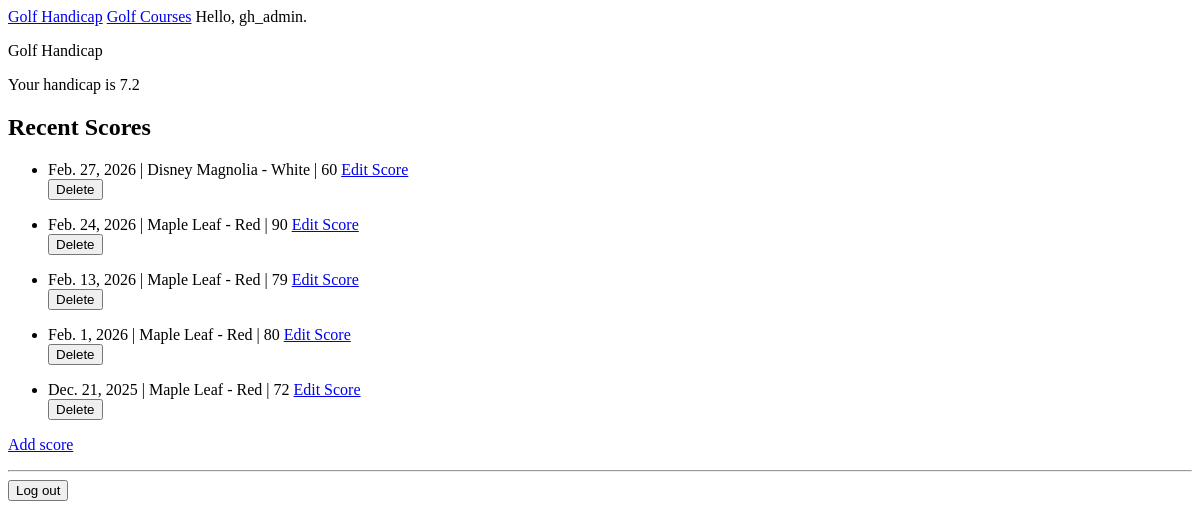
The app's page / (signed in), older data.
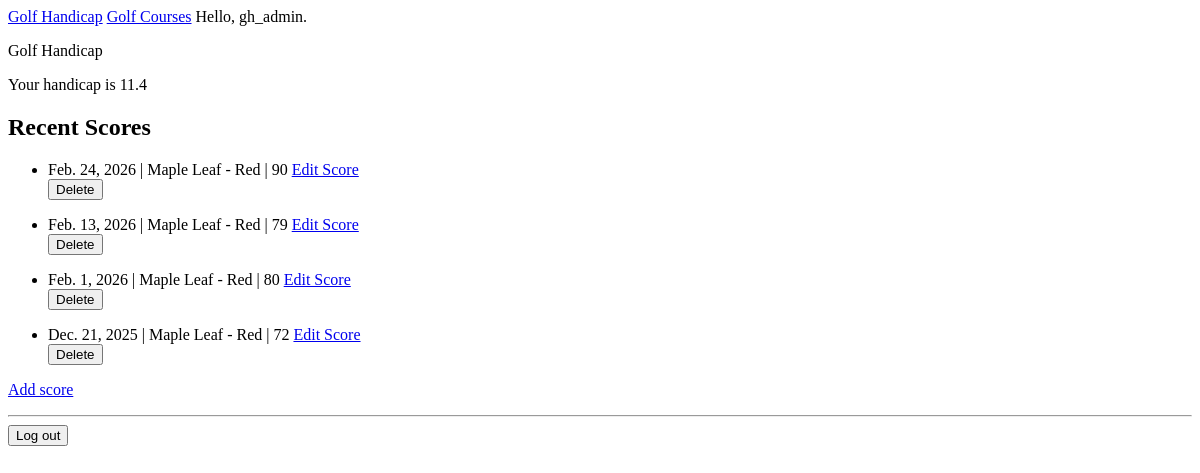
The same page, newer data.
### golf_handicap/models.py (models this page shows, shortened)
class Score(models.Model):
    tee = models.ForeignKey(CourseTee, on_delete=models.CASCADE)
    score = models.IntegerField()
    date_played = models.DateField()
    date_added = models.DateTimeField(auto_now_add=True)
    owner = models.ForeignKey(User, on_delete=models.CASCADE)
    def score_differential(self):
        return (((self.score - self.tee.course_rating) * 113) / self.tee.slope_rating)

class CourseTee(models.Model):
    course = models.ForeignKey(Course, on_delete=models.CASCADE)
    tee_name = models.CharField(max_length=200)
    course_rating = models.DecimalField(max_digits=4, decimal_places=1)
    slope_rating = models.IntegerField()
    course_par = models.IntegerField()
    date_added = models.DateTimeField(auto_now_add=True)
    def __str__(self):
        return f"{self.course.course_name} - {self.tee_name}"

class Course(models.Model):
    course_name = models.CharField(max_length=200)
    location = models.CharField(max_length=200)
    date_added = models.DateTimeField(auto_now_add=True)

### golf_handicap/views.py (the view)
# urls.py: path('', views.index, name='index'),
@login_required
def index(request):
    scores = Score.objects.filter(owner=request.user).order_by('-date_played')[:20]
    handicap = calculate_handicap(scores)
    return render(request, 'golf_handicap/index.html', {
        'scores': scores,
        'handicap': handicap
    })

### golf_handicap/utils.py (called while the page is built)
def calculate_handicap(scores):
    if len(scores) < 3:
        return None
    differentials = sorted(
        score.score_differential() for score in scores)
    lowest = differentials[:min(8, len(differentials))]
    avg = sum(lowest) / len(lowest)
    return round(float(avg) * 0.96, 1)

### golf_handicap/templates/golf_handicap/index.html (shortened to what this page needs)
{% extends 'golf_handicap/base.html' %}
{% block content %}
<p>Golf Handicap</p>
{% if user.is_authenticated %}
  {% if handicap %}
    <p>Your handicap is {{ handicap }}</p>
    <h2>Recent Scores</h2>
      <ul>
        {% for score in scores %}
          <li>{{ score.date_played }} | {{ score.tee}} | {{ score.score }}
            <a href="{% url 'golf_handicap:edit_score' score_id=score.id %}">Edit Score</a>
            <form action="{% url 'golf_handicap:delete_score' score_id=score.id %}" method="post" style="display_inline;">
              <button type="submit" onclick="return confirm('Are you sure you want to delete this score?');">
                Delete
              </button>
            </form></p>
          </li>
        {% endfor %}
      </ul>
  {% else %}
    <p>Not enough rounds played to calculate a handicap.</p>
  {% endif %}
{% else %}
  <p>Application to save golf scores and calculate Handicap.</p>
{% endif %}
<p>
  <a href="{% url 'golf_handicap:new_score' %}">Add score</a>
</p>
{% endblock content %}

Row changes from the older to the newer data that the page shows:
removed Score: date_played "Feb. 27, 2026", tee "Disney Magnolia - White", score "60"
Text that changed along with them:
{{ handicap }}: "7.2" → "11.4"
